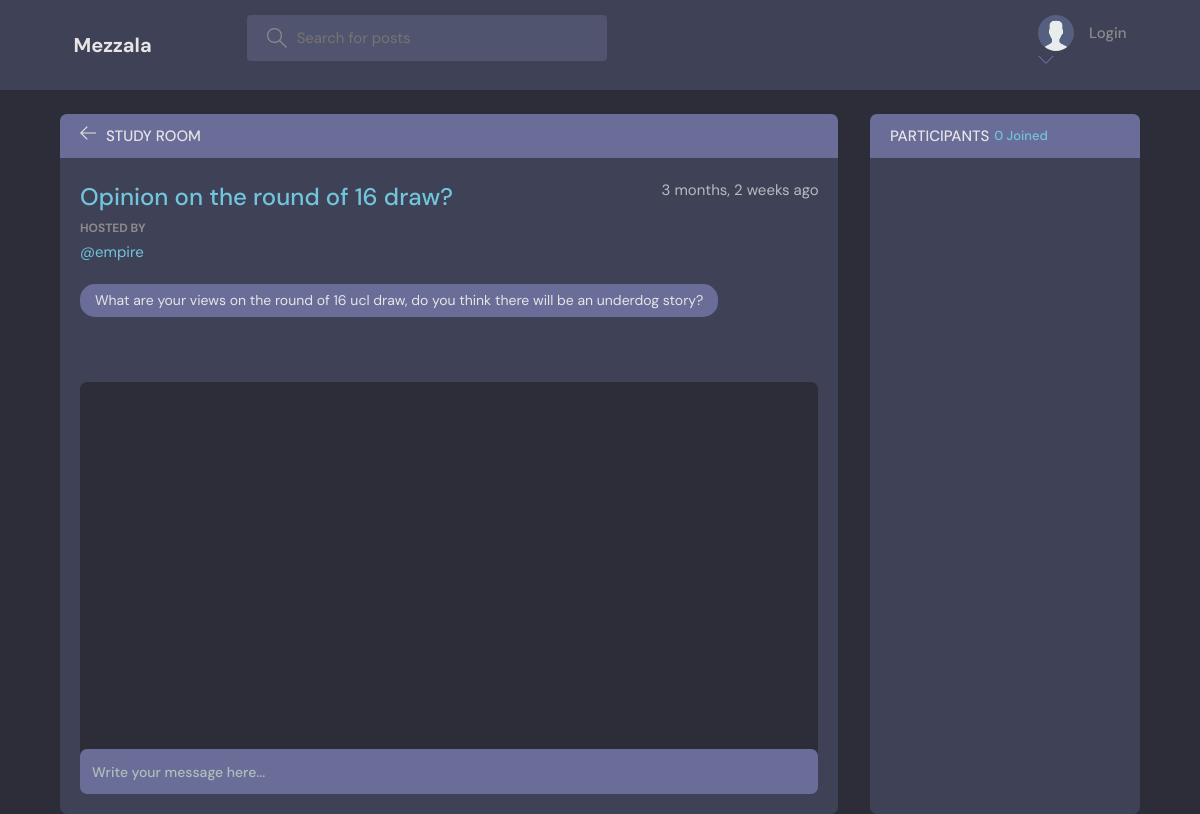
The app's page /room/5/topic/ with its own data.
### footbuddyapp/models.py (models this page shows, shortened)
class Topic(models.Model):
    creator = models.ForeignKey(User, on_delete=models.CASCADE)
    room =  models.ForeignKey(Room, on_delete=models.CASCADE)
    title = models.TextField()
    body = models.TextField()
    updated = models.DateTimeField(auto_now=True)
    created = models.DateTimeField(auto_now_add=True)
    class Meta:
        ordering = ['-updated', '-created']

### footbuddyapp/views.py (the view, shortened to what this page needs)
# urls.py: path('room/<str:pk>/topic/', views.topic, name="topic"),
def topic(request, pk):
    topics = Topic.objects.get(id=pk)
    topic_messages = topics.message_set.all()
    messages = Message.objects.all()
    topic = Topic.objects.all()
    room = Room.objects.all()
    context = {'topic':topic,'topics':topics, 'messages':messages, 'topic_messages':topic_messages}
    return render(request, 'topic.html', context)

### templates/topic.html (shortened to what this page needs)
{% load static %}
{% include 'main.html' %}
    <main class="profile-page layout layout--2">
      <div class="container">
        <div class="room">
          <div class="room__top">
            <div class="room__topLeft">
              <a href="{% url 'room' topics.room.id %}">
                <svg version="1.1" xmlns="http://www.w3.org/2000/svg" width="32" height="32" viewBox="0 0 32 32">
                  <title>arrow-left</title>
                  <path
                    d="M13.723 2.286l-13.723 13.714 13.719 13.714 1.616-1.611-10.96-10.96h27.625v-2.286h-27.625l10.965-10.965-1.616-1.607z"
                  ></path>
                </svg>
              </a>
              <h3>Study Room</h3>
            </div>
          </div>
          <div class="room__box scroll">
            <div class="room__header scroll">
              <div class="room__info">
                <h3>{{topics.title}}</h3>
                <span>{{topics.created|timesince}} ago</span>
              </div>
              <div class="room__hosted">
                <p>Hosted By</p>
                <a href="{% url 'user-profile' topics.creator.id %}" class="room__author">
                  <span>@{{topics.creator}}</span>
                </a>
              </div>
              <span class="room__topics">{{topics.body}}</span>
            </div>
            <div class="room__conversation">
              <div class="threads scroll">
              </div>
            </div>
          </div>
          <div class="room__message">
            <form action="" method="POST">
            <input name="message" placeholder="Write your message here..." /></form>
          </div>
        </div>
        <div class="participants">
          <h3 class="participants__top">Participants <span>{{topic_messages.count}} Joined</span></h3>
          <div class="participants__list scroll">
          </div>
        </div>
      </div>
    </main>

### static/style.css (style rules this page uses)
:root { --color-main: #71c6dd; --color-main-light: #e1f6fb; --color-dark: #3f4156; --color-dark-medium: #51546e; --color-dark-light: #696d97; --color-light: #e5e5e5; --color-gray: #8b8b8b; --color-light-gray: #b2bdbd; --color-bg: #2d2d39; --color-success: #5dd693; --color-error: #fc4b0b; }
* { font-family: "DM Sans", -apple-system, BlinkMacSystemFont, "Segoe UI", Roboto, Oxygen, Ubuntu, Cantarell, "Open Sans", "Helvetica Neue", sans-serif; margin: 0; padding: 0; box-sizing: border-box; text-rendering: optimizeLegibility; font-size: inherit; }
html { font-size: 56.25%; }
@media only screen and (min-width: 1200px) { html { font-size: 62.5%; } }
body { line-height: 1.6; font-weight: 400; font-size: 1.5rem; color: var(--color-light-gray); background-color: var(--color-bg); min-height: 100vh; }
a { display: inline-block; color: var(--color-main); text-decoration: none; }
.container { max-width: 120rem; width: 90%; margin: auto; }
.layout { margin-top: 2.4rem; }
.layout > .container { display: flex; justify-content: space-between; align-items: flex-start; }
.layout--2 > .container > div:first-child { flex-basis: 72%; }
.layout--2 > .container > div:last-child { flex-basis: 25%; }
.room, .participants { background: var(--color-dark); max-height: 87.5vh; border-radius: 0.7rem; overflow: hidden; position: relative; }
.room__top, .participants__top { background: var(--color-dark-light); display: flex; justify-content: space-between; align-items: center; padding: 1rem 2rem; position: relative; }
.room__top svg, .thread__top svg { width: 1.6rem; height: 1.6rem; fill: var(--color-light); cursor: pointer; }
.room__topLeft { display: flex; align-items: flex-end; gap: 1rem; }
.room__topLeft h3, .participants__top { text-transform: uppercase; font-weight: 500; color: var(--color-light); }
.room__topLeft svg { width: 1.6rem; height: 1.6rem; fill: var(--color-light); }
.room__header { max-height: 30vh; overflow-y: auto; position: absolute; width: 95%; background: var(--color-dark); z-index: 999; top: 4.4rem; padding-top: 2rem; padding-bottom: 1rem; }
.room__box { padding-left: 2rem; padding-right: 2rem; height: 80.5vh; padding-bottom: 0; }
.room__info { display: flex; justify-content: space-between; }
.room__info h3 { font-size: 2.4rem; font-weight: 500; color: var(--color-main); }
.room__hosted p { text-transform: uppercase; color: var(--color-gray); font-size: 1.2rem; font-weight: 700; line-height: 2; }
.room__author { display: flex; gap: 1rem; align-items: center; margin-bottom: 1rem; transition: all 0.3s ease-in-out; }
.room__topics { padding: 0.5rem 1.5rem; background: var(--color-dark-light); color: var(--color-light); display: inline-block; font-size: 1.4rem; border-radius: 1.5rem; margin: 1rem 0; }
.room__conversation { margin-top: 1rem; margin-bottom: 4rem; height: 64%; }
.threads { background: var(--color-bg); border-radius: 0.7rem; overflow-y: auto; height: 100%; margin-top: 28vh; padding: 0 2rem 4rem 2rem; }
.room__message { padding: 2rem; position: absolute; z-index: 111; bottom: 0; left: 0; right: 0; background: transparent; }
.room__message > form > input { resize: none; background-color: var(--color-dark-light); color: var(--color-light); border: none; outline: none; border-radius: 0.7rem; height: 4.5rem; width: 100%; margin-top: -1rem; padding: 1.2rem; font-size: 1.4rem; font-weight: 500; position: relative; }
.room__message > form > input::placeholder { color: var(--color-light-gray); }
.participants__top span { color: var(--color-main); font-size: 1.3rem; text-transform: none; }
.participants__top { justify-content: flex-start; gap: 0.5rem; }
.participants__list { padding: 2rem; height: 82.5vh; overflow-y: scroll; padding-bottom: 0; }

### records on screen
Topic: title "Opinion on the round of 16 draw?", created "3 months, 2 weeks", creator "empire", body "What are your views on the round of 16 ucl draw, do you think there will be an underdog story?"

### other values on screen
{{ topic_messages.count }} "0"
